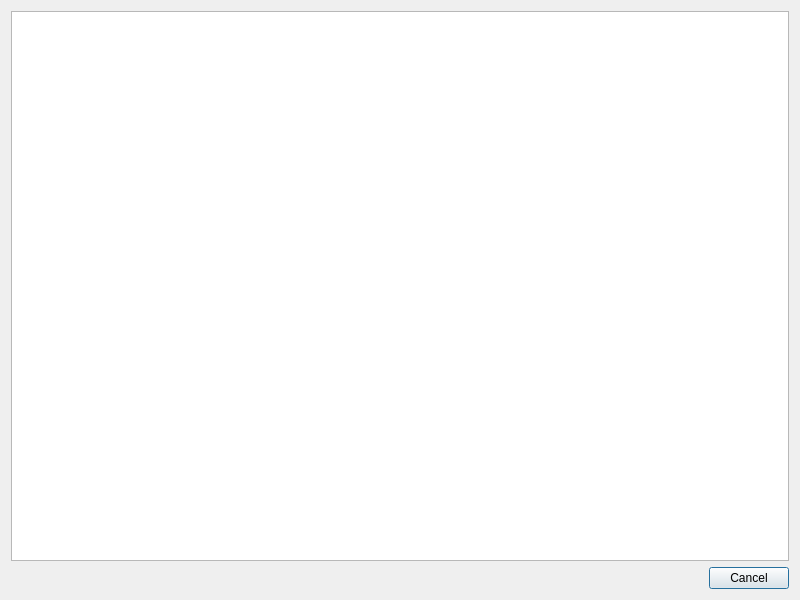
<?xml version="1.0" encoding="UTF-8"?>
<ui version="4.0">
 <class>FlowTable</class>
 <widget class="QDialog" name="FlowTable">
  <property name="geometry">
   <rect>
    <x>0</x>
    <y>0</y>
    <width>800</width>
    <height>600</height>
   </rect>
  </property>
  <property name="windowTitle">
   <string>View Flow</string>
  </property>
  <layout class="QVBoxLayout" name="verticalLayout">
   <item>
    <widget class="QTextEdit" name="textEdit">
     <property name="readOnly">
      <bool>true</bool>
     </property>
    </widget>
   </item>
   <item>
    <widget class="QDialogButtonBox" name="buttonBox">
     <property name="orientation">
      <enum>Qt::Horizontal</enum>
     </property>
     <property name="standardButtons">
      <set>QDialogButtonBox::Cancel</set>
     </property>
    </widget>
   </item>
  </layout>
 </widget>
 <resources/>
 <connections>
  <connection>
   <sender>buttonBox</sender>
   <signal>accepted()</signal>
   <receiver>FlowTable</receiver>
   <slot>accept()</slot>
   <hints>
    <hint type="sourcelabel">
     <x>248</x>
     <y>254</y>
    </hint>
    <hint type="destinationlabel">
     <x>157</x>
     <y>274</y>
    </hint>
   </hints>
  </connection>
  <connection>
   <sender>buttonBox</sender>
   <signal>rejected()</signal>
   <receiver>FlowTable</receiver>
   <slot>reject()</slot>
   <hints>
    <hint type="sourcelabel">
     <x>316</x>
     <y>260</y>
    </hint>
    <hint type="destinationlabel">
     <x>286</x>
     <y>274</y>
    </hint>
   </hints>
  </connection>
 </connections>
</ui>
